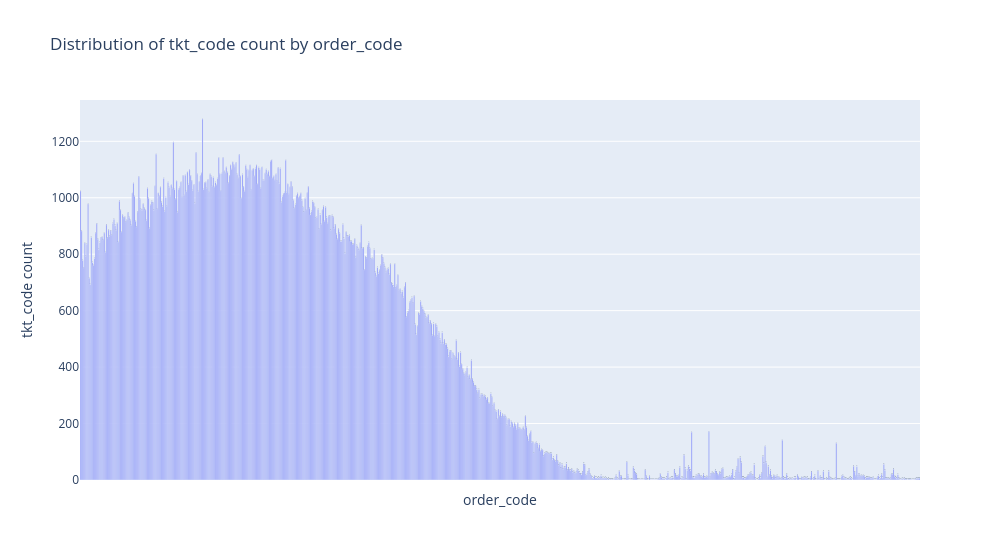

Notebook source saved alongside this figure:
### Code cell
# Distribution with x values being the order_code unique values and y values being the count of tkt_code for each order_code
order_code_counts = remissions_df['order_code'].value_counts().sort_index()

fig = px.bar(
    x=order_code_counts.index.astype(str),
    y=order_code_counts.values,
    title='Distribution of tkt_code count by order_code',
    labels={'x': 'order_code', 'y': 'tkt_code count'},
    text=order_code_counts.values
)
fig.update_traces(
    textposition='outside',
    texttemplate='%{y}',
    hovertemplate='<b>Order Code:</b> %{x}<br><b>tkt_code Count:</b> %{y}<extra></extra>'
)
fig.update_layout(
    bargap=0.1,
    xaxis_showticklabels=False,
    width=1000
)
fig.show()

### Figure 1 — Plotly figure (JSON) as saved in the notebook; plotly's stock layout.template omitted (floating-point values rounded to 4 significant figures; data arrays with more than 128 entries replaced by an {"elided": "..."} marker saying what was removed)
{"data": [{"hovertemplate": "<b>Order Code:</b> %{x}<br><b>tkt_code Count:</b> %{y}<extra></extra>", "legendgroup": "", "marker": {"color": "#636efa", "pattern": {"shape": ""}}, "name": "", "orientation": "v", "showlegend": false, "text": {"elided": "778 float values"}, "textposition": "outside", "texttemplate": "%{y}", "type": "bar", "x": {"elided": "778 str values"}, "xaxis": "x", "y": {"elided": "778 int values"}, "yaxis": "y"}], "layout": {"bargap": 0.1, "barmode": "relative", "legend": {"tracegroupgap": 0}, "title": {"text": "Distribution of tkt_code count by order_code"}, "width": 1000, "xaxis": {"anchor": "y", "domain": [0, 1], "showticklabels": false, "title": {"text": "order_code"}}, "yaxis": {"anchor": "x", "domain": [0, 1], "title": {"text": "tkt_code count"}}}}
